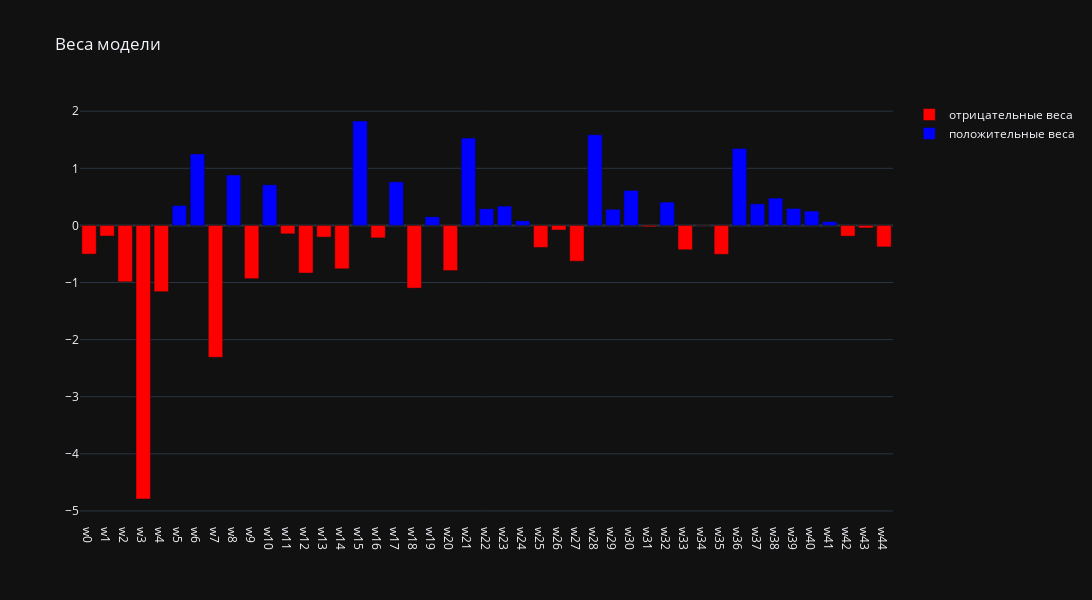

Notebook code cell kept with this figure:
### Markdown cell above
## Снова обучим модель, но с полиномом 8 степени и посмотрим артефакты модели

### Code cell
pipeline = Pipeline([
    ('poly', PolynomialFeatures(degree=8, include_bias=False)),
    ('scaler', StandardScaler()),
    ('classifier', LogisticRegression(C=1.0, max_iter=5000, random_state=42))
])

pipeline.fit(X_train, y_train)


y_pred = pipeline.predict(X_test)
accuracy = accuracy_score(y_test, y_pred)

print(f"Accuracy: {accuracy:.4f}")
print("\nClassification Report:")
print(classification_report(y_test, y_pred))

classifier = pipeline.named_steps['classifier']
coef = classifier.coef_[0]
intercept = classifier.intercept_[0]
weights = np.hstack([intercept, coef])

numbers = np.arange(0, len(weights))
tick_labels = np.array(['w' + str(num) for num in numbers])

fig = go.Figure()
fig.add_trace(go.Bar(x=numbers[weights < 0], y=weights[weights < 0],marker_color='red',name='отрицательные веса'))
fig.add_trace(go.Bar(x=numbers[weights >= 0], y=weights[weights >= 0],marker_color='blue', name='положительные веса'))

fig.update_layout(
    title="Веса модели",
    width=1200,
    height=600,
    template="plotly_dark",
    xaxis=dict(
        tickmode='array',
        tickvals=numbers,
        ticktext=tick_labels,
    )
)

fig.show()

x_min, x_max = X_train[:, 0].min() - 0.5, X_train[:, 0].max() + 0.5
y_min, y_max = X_train[:, 1].min() - 0.5, X_train[:, 1].max() + 0.5
xx, yy = np.meshgrid(np.linspace(x_min, x_max, 500), np.linspace(y_min, y_max, 500))

Z = pipeline.predict_proba(np.c_[xx.ravel(), yy.ravel()])[:, 1]
Z = Z.reshape(xx.shape)

plt.figure(figsize=(10, 8))
plt.contourf(xx, yy, Z, alpha=0.8, cmap=plt.cm.RdYlBu, levels=20)
plt.scatter(X_test[:, 0], X_test[:, 1], c=y_test, edgecolors='k', cmap=plt.cm.RdYlBu, s=50)
plt.colorbar()
plt.xlabel('Feature 1')
plt.ylabel('Feature 2')
plt.title(f'Decision Boundary (Accuracy: {accuracy:.4f})')
plt.show()

### Figure 1 — Plotly figure (JSON) as saved in the notebook; plotly's stock layout.template omitted (floating-point values rounded to 4 significant figures)
{"data": [{"marker": {"color": "red"}, "name": "отрицательные веса", "x": [0, 1, 2, 3, 4, 7, 9, 11, 12, 13, 14, 16, 18, 20, 25, 26, 27, 31, 33, 34, 35, 42, 43, 44], "y": [-0.5026, -0.1862, -0.988, -4.791, -1.16, -2.309, -0.9326, -0.148, -0.8343, -0.2055, -0.7595, -0.2185, -1.098, -0.7911, -0.3859, -0.08112, -0.6272, -0.02353, -0.4266, -0.006628, -0.5063, -0.1884, -0.04465, -0.3765], "type": "bar"}, {"marker": {"color": "blue"}, "name": "положительные веса", "x": [5, 6, 8, 10, 15, 17, 19, 21, 22, 23, 24, 28, 29, 30, 32, 36, 37, 38, 39, 40, 41], "y": [0.3477, 1.252, 0.882, 0.7111, 1.828, 0.763, 0.1512, 1.529, 0.2914, 0.3383, 0.07989, 1.587, 0.2823, 0.6122, 0.4084, 1.348, 0.3774, 0.4785, 0.2969, 0.2512, 0.06715], "type": "bar"}], "layout": {"xaxis": {"tickmode": "array", "tickvals": [0, 1, 2, 3, 4, 5, 6, 7, 8, 9, 10, 11, 12, 13, 14, 15, 16, 17, 18, 19, 20, 21, 22, 23, 24, 25, 26, 27, 28, 29, 30, 31, 32, 33, 34, 35, 36, 37, 38, 39, 40, 41, 42, 43, 44], "ticktext": ["w0", "w1", "w2", "w3", "w4", "w5", "w6", "w7", "w8", "w9", "w10", "w11", "w12", "w13", "w14", "w15", "w16", "w17", "w18", "w19", "w20", "w21", "w22", "w23", "w24", "w25", "w26", "w27", "w28", "w29", "w30", "w31", "w32", "w33", "w34", "w35", "w36", "w37", "w38", "w39", "w40", "w41", "w42", "w43", "w44"]}, "title": {"text": "Веса модели"}, "width": 1200, "height": 600}}
